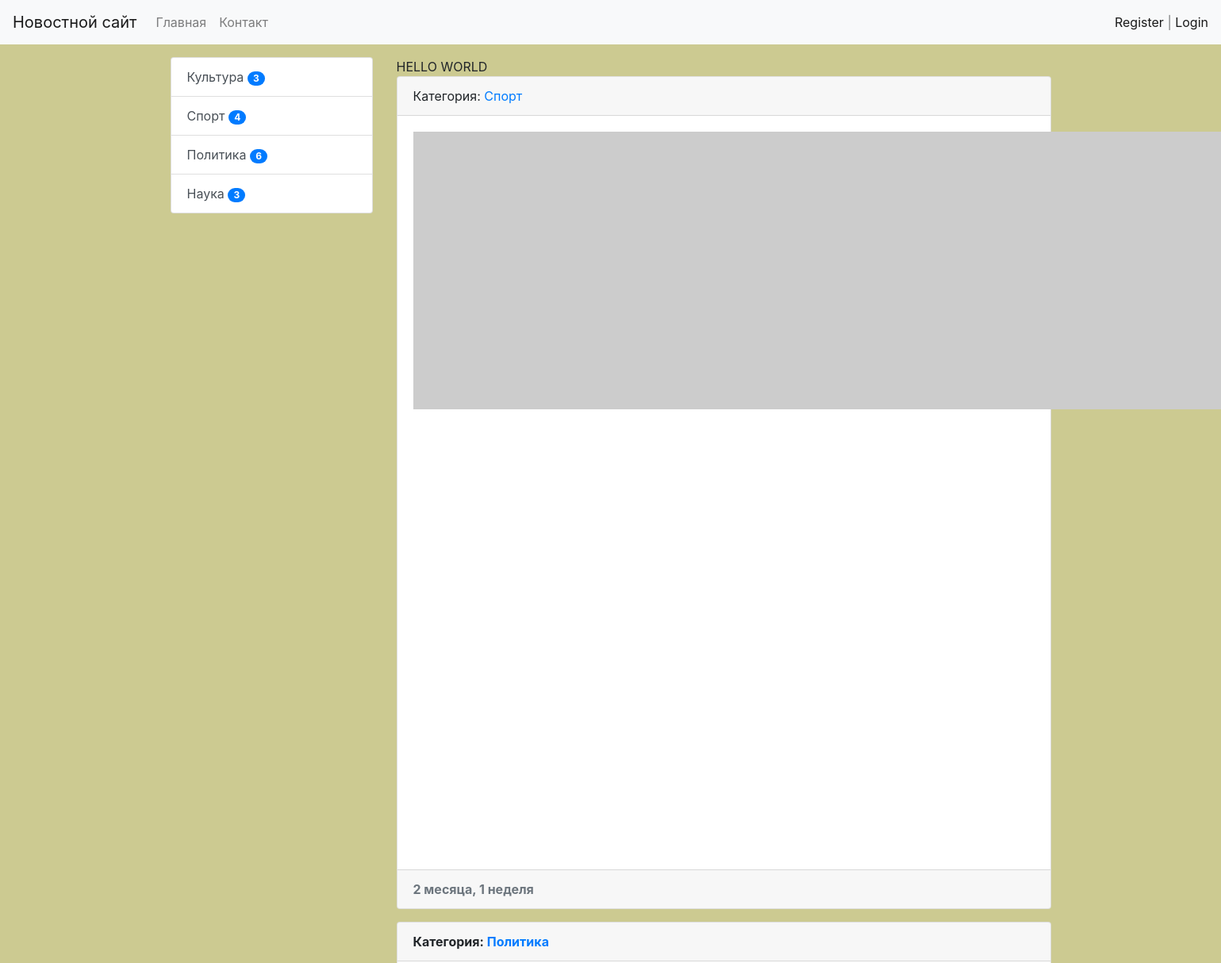
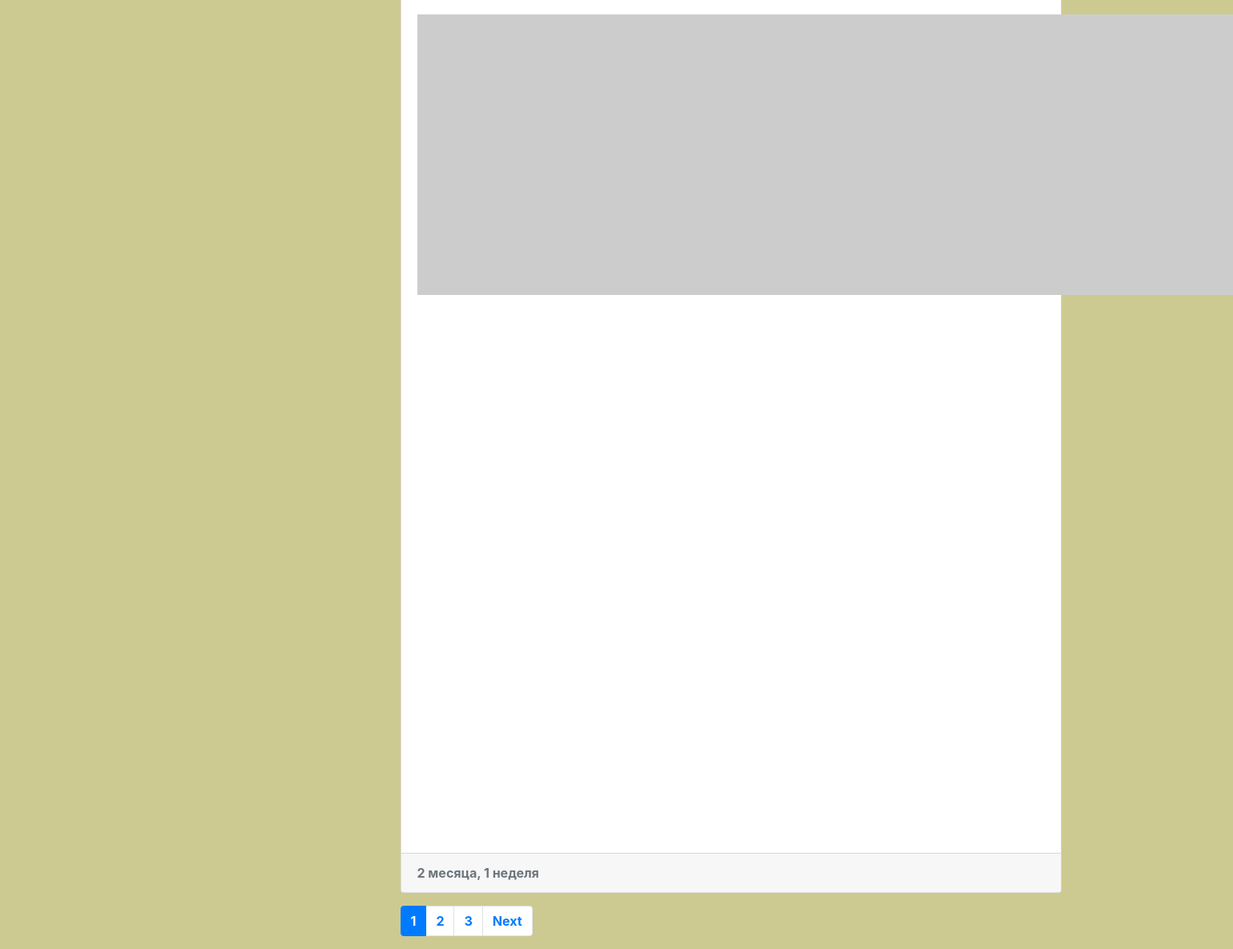
The page / on the database its author committed (2 pictures, top to bottom).
### news/models.py (models this page shows, shortened)
class Category(models.Model):
    title = models.CharField(max_length=150, db_index=True, verbose_name='Наименование категории')
    def get_absolute_url(self):
        return reverse('category', kwargs={'category_id': self.pk})
    def __str__(self):
        return f'{self.title}'
    class Meta:
        verbose_name = 'Категория'
        verbose_name_plural = 'Категории'
        ordering = ['id']

class News(models.Model):
    title = models.CharField(max_length=150, verbose_name='Наименование')
    content = models.TextField(blank=True, verbose_name='Контент')
    created_at = models.DateTimeField(auto_now_add=True, verbose_name='Дата публикации')
    updated_at = models.DateTimeField(auto_now=True, verbose_name='Обновлено')
    photo = models.ImageField(upload_to='photos/%Y/%m/%d/', verbose_name='Фото', blank=True)
    is_published = models.BooleanField(default=True, verbose_name='Опубликовано')
    category = models.ForeignKey('Category', on_delete=models.PROTECT, verbose_name='Категория')
    views = models.IntegerField(default=0)
    def get_absolute_url(self):
        return reverse('view_news', kwargs={'pk': self.pk})
    class Meta:
        verbose_name = 'Новость'
        verbose_name_plural = 'Новости'
        ordering = ['created_at']

### news/views.py (the view)
# urls.py: path('', HomeNews.as_view(), name='home'),
class HomeNews(MyMixin, ListView):
    model = News
    template_name = 'news/home_news_list.html'
    context_object_name = 'news'
    mixin_prop = 'hello world'
    paginate_by = 2
    def get_context_data(self, **kwargs):
        context = super().get_context_data(**kwargs)
        context['title'] = self.get_upper('Главная страница')
        context['mixin_prop'] = self.get_prop()
        return context
    def get_queryset(self):
        return News.objects.filter(is_published=True).select_related('category')

### news/templatetags/news_tags.py (called while the page is built)
@register.inclusion_tag('news/list_categories.html')
def show_categories():
    categories = Category.objects.annotate(cnt=Count('news', filter=(F('news__is_published')))).filter(cnt__gt=0)
    return {'categories': categories}

### news/utils.py (called while the page is built)
    def get_prop(self):
        return self.mixin_prop.upper()

    def get_upper(self, s):
        if isinstance(s, str):
            return s.upper()
        else:
            return s.title.upper()

### news/templates/news/home_news_list.html (shortened to what this page needs)
{% extends 'base.html' %}
{% block sidebar %}
{% include 'inc/_sidebar.html' %}
{% endblock %}
{% block content %}
{{ mixin_prop }}
  {% for item in news %}
  <div class="card mb-3">
    <div class="card-header">
      Категория: <a href="{{ item.category.get_absolute_url }}">{{ item.category }}</a>
    </div>
    <div class="card-body">
      <div class="media">
        {% if item.photo %}
          <img src="{{ item.photo.url }}" alt="" width="350" class="mr-3">
        {% else %}
          <img src="https://picsum.photos/id/1060/350/235/?blur2" alt="" class="mr-3">
        {% endif %}
        <div class="media-body">
          <p class="card-text">{{ item.content|safe|linebreaksbr|truncatewords:50 }}</p>
        </div>
      </div>
    </div>
    <div class="card-footer text-muted">
      {{ item.created_at|timesince }}
    </div>
  </div>
  {% endfor %}
{% endblock %}

### templates/base.html (shortened to what this page needs)
{% load static %}
<!doctype html>
<html lang="en">
  <head>
    <link rel="stylesheet" href="{% static 'bootstrap/css/bootstrap.min.css' %}">
    <link rel="stylesheet" href="{% static 'css/style.css' %}">
  </head>
  <body>
    {% include 'inc/_nav.html' %}
<div class="container mt-3">
    <div class="row">
      <div class="col-md-3">
          {% block sidebar %}SIDEBAR{% endblock %}
      </div>
      <div class="col-md-9">
        {% block content %}CONTENT{% endblock %}
        {% if page_obj.has_other_pages %}
          <nav aria-label="...">
            <ul class="pagination">
              {% for p in page_obj.paginator.page_range %}
                {% if page_obj.number == p %}
                  <li class="page-item active" aria-current="page">
                    <a class="page-link" href="?page={{ p }}">{{ p }} <span class="sr-only">(current)</span></a>
                  </li>
                {% elif p > page_obj.number|add:-3 and p < page_obj.number|add:3 %}
                  <li class="page-item"><a class="page-link" href="?page={{ p }}">{{ p }}</a></li>
                {% endif %}
              {% endfor %}
              {% if page_obj.has_next %}
                <li class="page-item">
                  <a class="page-link" href="?page={{ page_obj.next_page_number }}">Next</a>
                </li>
              {% endif %}
          </nav>
        {% endif %}
      </div>
    </div>
</div>
  </body>
</html>

### templates/inc/_nav.html (shortened to what this page needs)
<nav class="navbar navbar-expand-lg navbar-light bg-light">
    <a class="navbar-brand" href="{% url 'home' %}">Новостной сайт</a>
    <div class="collapse navbar-collapse" id="navbarSupportedContent">
      <ul class="navbar-nav mr-auto">
        <li class="nav-item"><a class="nav-link" href="{% url 'home' %}">Главная</a></li>
        <li class="nav-item"><a class="nav-link" href="{% url 'contact' %}">Контакт</a></li>
      </ul>
      <span class="navbar-text">
        {% if request.user.is_authenticated %}
        Добро пожаловать, {{ user.username }} | <a href="{% url 'logout' %}">Выход</a>
        {% else %}
        <a href="{% url 'register' %}">Register</a> | <a href="{% url 'login' %}">Login</a>
        {% endif %}
      </span>
    </div>
  </nav>

### templates/inc/_sidebar.html (shortened to what this page needs)
{% load news_tags %}
{% show_categories %}

### news/templates/news/list_categories.html
<div class="list-group">
  {% for item in categories %}
  <a href="{{ item.get_absolute_url }}" class="list-group-item list-group-item-action">{{ item.title }} <span class="badge badge-primary badge-pill">{{ item.cnt }}</span></a>
  {% endfor %}
</div>

### mysite/static/css/style.css (style rules this page uses)
body { background-color: #ccca91; }

### rows shown on the page
Category: title "Культура", cnt "3"
Category: title "Спорт", cnt "4"
Category: title "Политика", cnt "6"
Category: title "Наука", cnt "3"
News: category "Спорт", created_at "2 месяца, 1 неделя"
News: category "Политика", created_at "2 месяца, 1 неделя"

### other values the page prints
{{ mixin_prop }} "HELLO WORLD"
{{ p }} "1"
{{ p }} "2" "3"
